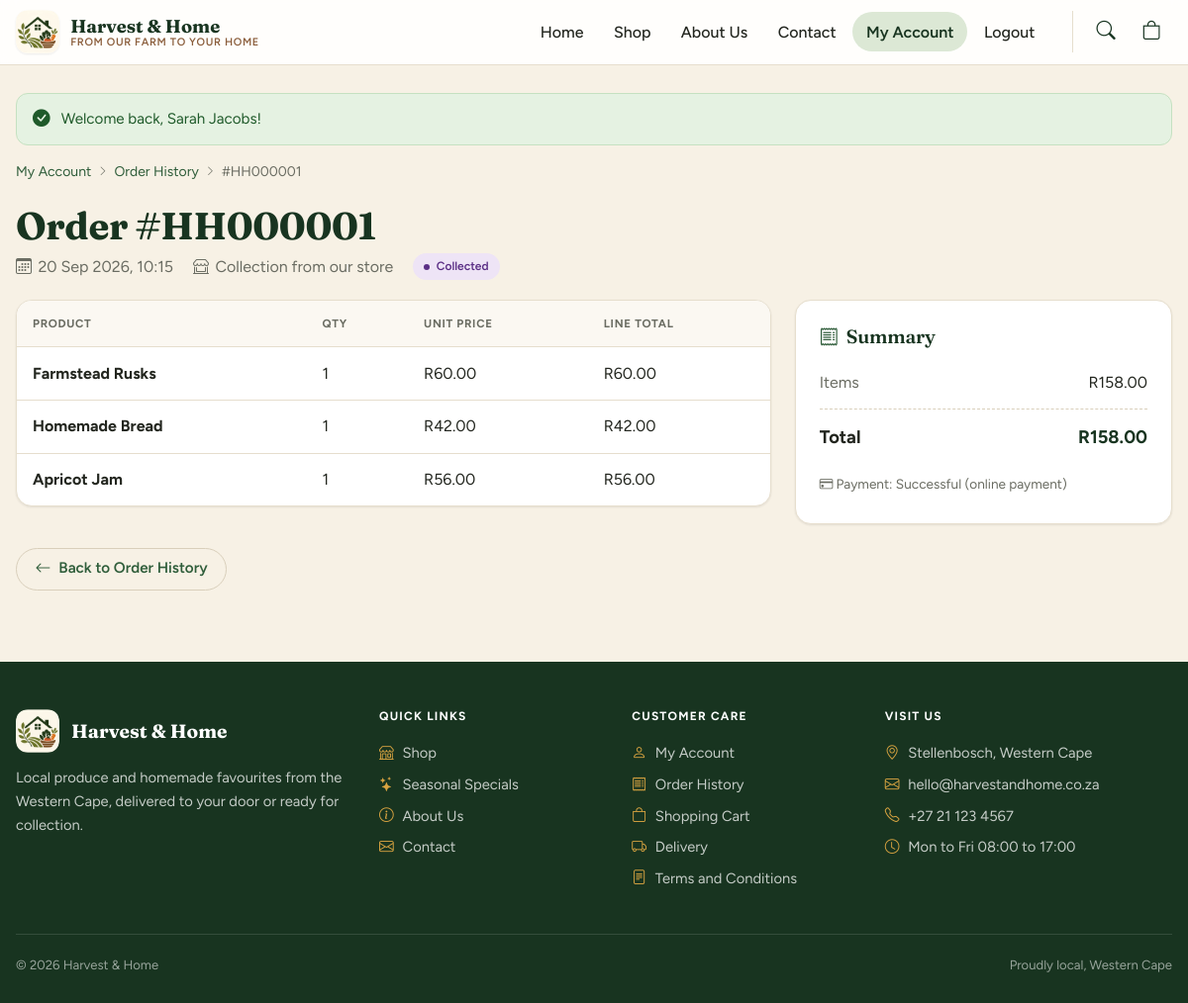
The app's page /order.php?id=1 (signed in) with its own data.
### tables this page shows
CREATE TABLE payments (
    payment_id      INT AUTO_INCREMENT PRIMARY KEY,
    order_id        INT NOT NULL UNIQUE,
    payment_method  ENUM('online_payment') NOT NULL DEFAULT 'online_payment',
    payment_status  ENUM('pending','successful','failed') NOT NULL DEFAULT 'pending',
    CONSTRAINT fk_payments_order FOREIGN KEY (order_id)
        REFERENCES orders(order_id) ON UPDATE CASCADE ON DELETE CASCADE
);

CREATE TABLE orders (
    order_id           INT AUTO_INCREMENT PRIMARY KEY,
    user_id            INT NOT NULL,
    order_date         DATETIME NOT NULL DEFAULT CURRENT_TIMESTAMP,
    total_amount       DECIMAL(10,2) NOT NULL,
    fulfilment_method  ENUM('delivery','collection') NOT NULL,
    delivery_address   TEXT NULL,
    order_status       ENUM('processing','delivered','collection_pending','collected','cancelled') NOT NULL,
    delivery_fee       DECIMAL(10,2) NOT NULL DEFAULT 0.00,
    CONSTRAINT fk_orders_user FOREIGN KEY (user_id)
        REFERENCES users(user_id) ON UPDATE CASCADE ON DELETE RESTRICT
);

CREATE TABLE order_items (
    order_item_id  INT AUTO_INCREMENT PRIMARY KEY,
    order_id       INT NOT NULL,
    product_id     INT NOT NULL,
    quantity       INT NOT NULL,
    price          DECIMAL(10,2) NOT NULL,
    CONSTRAINT fk_items_order FOREIGN KEY (order_id)
        REFERENCES orders(order_id) ON UPDATE CASCADE ON DELETE CASCADE,
    CONSTRAINT fk_items_product FOREIGN KEY (product_id)
        REFERENCES products(product_id) ON UPDATE CASCADE ON DELETE RESTRICT
);

CREATE TABLE products (
    product_id      INT AUTO_INCREMENT PRIMARY KEY,
    category_id     INT NOT NULL,
    product_name    VARCHAR(150) NOT NULL,
    description     TEXT NOT NULL,
    price           DECIMAL(10,2) NOT NULL,
    stock_quantity  INT NOT NULL DEFAULT 0,
    product_image   VARCHAR(255) NULL,
    product_status  ENUM('active','inactive') NOT NULL DEFAULT 'active',
    CONSTRAINT fk_products_category FOREIGN KEY (category_id)
        REFERENCES categories(category_id) ON UPDATE CASCADE ON DELETE RESTRICT
);

### config/db.php (called while the page is built, shortened)
<?php
function db(): PDO
{
    static $pdo = null;
    if ($pdo === null) {
        $dsn = 'mysql:host=' . DB_HOST . ';dbname=' . DB_NAME . ';charset=utf8mb4';
        try {
            $pdo = new PDO($dsn, DB_USER, DB_PASS, [
                PDO::ATTR_ERRMODE            => PDO::ERRMODE_EXCEPTION,
                PDO::ATTR_DEFAULT_FETCH_MODE => PDO::FETCH_ASSOC,
                PDO::ATTR_EMULATE_PREPARES   => false,
            ]);
        } catch (PDOException $e) {
            error_log('DB connection failed: ' . $e->getMessage());
            http_response_code(500);
            exit('Sorry, the shop is unavailable right now. Please try again later.');
        }
    }
    return $pdo;
}

### order.php (the view, shortened to what this page needs)
<?php
require_once 'includes/functions.php';
$stmt = db()->prepare('SELECT o.*, p.payment_status FROM orders o LEFT JOIN payments p ON p.order_id = o.order_id
                       WHERE o.order_id = ? AND o.user_id = ?');
$stmt->execute([(int)($_GET['id'] ?? 0), current_user()['user_id']]);
$order = $stmt->fetch();
$stmt = db()->prepare('SELECT oi.*, pr.product_name FROM order_items oi JOIN products pr ON pr.product_id = oi.product_id WHERE oi.order_id = ?');
$stmt->execute([$order['order_id']]);
$items = $stmt->fetchAll();
$goods = array_sum(array_map(fn($i) => $i['quantity'] * $i['price'], $items));
require 'includes/header.php';
?>
<nav class="crumbs" aria-label="Breadcrumb">
    <a href="account.php">My Account</a><?= icon('chevron-right') ?>
    <a href="orders.php">Order History</a><?= icon('chevron-right') ?>
    <span>#<?= order_no($order['order_id']) ?></span>
</nav>
<h1>Order #<?= order_no($order['order_id']) ?></h1>
<div class="meta">
    <span><?= icon('calendar3') ?><?= date('j M Y, H:i', strtotime($order['order_date'])) ?></span>
    <span><?= icon($order['fulfilment_method'] === 'delivery' ? 'truck' : 'shop-window') ?><?= $order['fulfilment_method'] === 'delivery' ? 'Home delivery' : 'Collection from our store' ?></span>
    <?= status_pill($order['order_status']) ?>
</div>
<div class="two">
    <div class="tw">
        <table>
            <thead><tr><th>Product</th><th>Qty</th><th>Unit price</th><th>Line total</th></tr></thead>
            <tbody>
            <?php foreach ($items as $i): ?>
                <tr><td><b><?= h($i['product_name']) ?></b></td><td><?= (int)$i['quantity'] ?></td><td><?= money($i['price']) ?></td><td><?= money($i['quantity'] * $i['price']) ?></td></tr>
            <?php endforeach; ?>
            </tbody>
        </table>
    </div>
    <div class="card summary">
        <h2 class="card-title"><?= icon('receipt') ?>Summary</h2>
        <div class="sum"><span>Items</span><span><?= money($goods) ?></span></div>
        <div class="sum tot"><span>Total</span><span><?= money($order['total_amount']) ?></span></div>
        <p class="hint mt-3"><?= icon('credit-card') ?> Payment: <?= h(ucfirst($order['payment_status'] ?? 'pending')) ?> (online payment)</p>
    </div>
</div>
<a class="btn o mt-4" href="orders.php"><?= icon('arrow-left') ?>Back to Order History</a>
<?php require 'includes/footer.php'; ?>

### includes/functions.php (shortened to what this page needs)
<?php
require_once __DIR__ . '/../config/db.php';
function h($value): string
{
    return htmlspecialchars((string)$value, ENT_QUOTES, 'UTF-8');
}
function show_flash(): string
{
    $out = '';
    foreach ($_SESSION['flash'] as $f) {
        $out .= '<div class="alert alert-' . h($f['type']) . '" role="alert">' . h($f['message']) . '</div>';
    }
    return $out;
}
function head_assets(string $root = ''): string
{
    $css = __DIR__ . '/../assets/css/style.css';
    $version = is_file($css) ? filemtime($css) : 1;
    return '<link rel="preconnect" href="https://fonts.googleapis.com">' . "\n"
        . '    <link rel="preconnect" href="https://fonts.gstatic.com" crossorigin>' . "\n"
        . '    <link rel="stylesheet" href="https://fonts.googleapis.com/css2?family=Figtree:wght@400;500;600;700&family=Fraunces:opsz,wght@9..144,600;9..144,700&display=swap">' . "\n"
        . '    <link rel="stylesheet" href="https://cdn.jsdelivr.net/npm/bootstrap@5.3.3/dist/css/bootstrap.min.css">' . "\n"
        . '    <link rel="stylesheet" href="https://cdn.jsdelivr.net/npm/bootstrap-icons@1.11.3/font/bootstrap-icons.min.css">' . "\n"
        . '    <link rel="stylesheet" href="' . $root . 'assets/css/style.css?v=' . $version . '">' . "\n";
}
function icon(string $name): string
{
    return '<i class="bi bi-' . $name . '" aria-hidden="true"></i>';
}
function money($amount): string
{
    return 'R' . number_format((float)$amount, 2, '.', ' ');
}
function order_no($id): string
{
    return 'HH' . str_pad((string)$id, 6, '0', STR_PAD_LEFT);
}
function status_label(string $status, string $method = ''): string
{
    $labels = [
        'processing'         => 'Processing – Delivery',
        'delivered'          => 'Delivered – Delivery',
        'collection_pending' => 'Collection Pending',
        'collected'          => 'Collected',
        'cancelled'          => 'Cancelled',
    ];
    return $labels[$status] ?? ucfirst($status);
}
function status_pill(string $status): string
{
    $classes = [
        'processing' => 'p1', 'delivered' => 'p2', 'collection_pending' => 'p3',
        'collected'  => 'p4', 'cancelled' => 'p5',
    ];
    return '<span class="pill ' . ($classes[$status] ?? '') . '">' . h(status_label($status)) . '</span>';
}

### records on screen
payments: order.order_id "HH000001", order.order_date "20 Sep 2026, 10:15", order.order_status "Collected", order.total_amount "R158.00", payment_status "Successful"
order_items: product.product_name "Farmstead Rusks", quantity "1", price "R60.00", money($i['quantity'] * $i['price']) "R60.00"
order_items: product.product_name "Homemade Bread", quantity "1", price "R42.00", money($i['quantity'] * $i['price']) "R42.00"
order_items: product.product_name "Apricot Jam", quantity "1", price "R56.00", money($i['quantity'] * $i['price']) "R56.00"

### other values on screen
$label "Home"
$label "Shop"
$label "About Us"
$label "Contact"
$f['message'] "Welcome back, Sarah Jacobs!"
money($goods) "R158.00"
